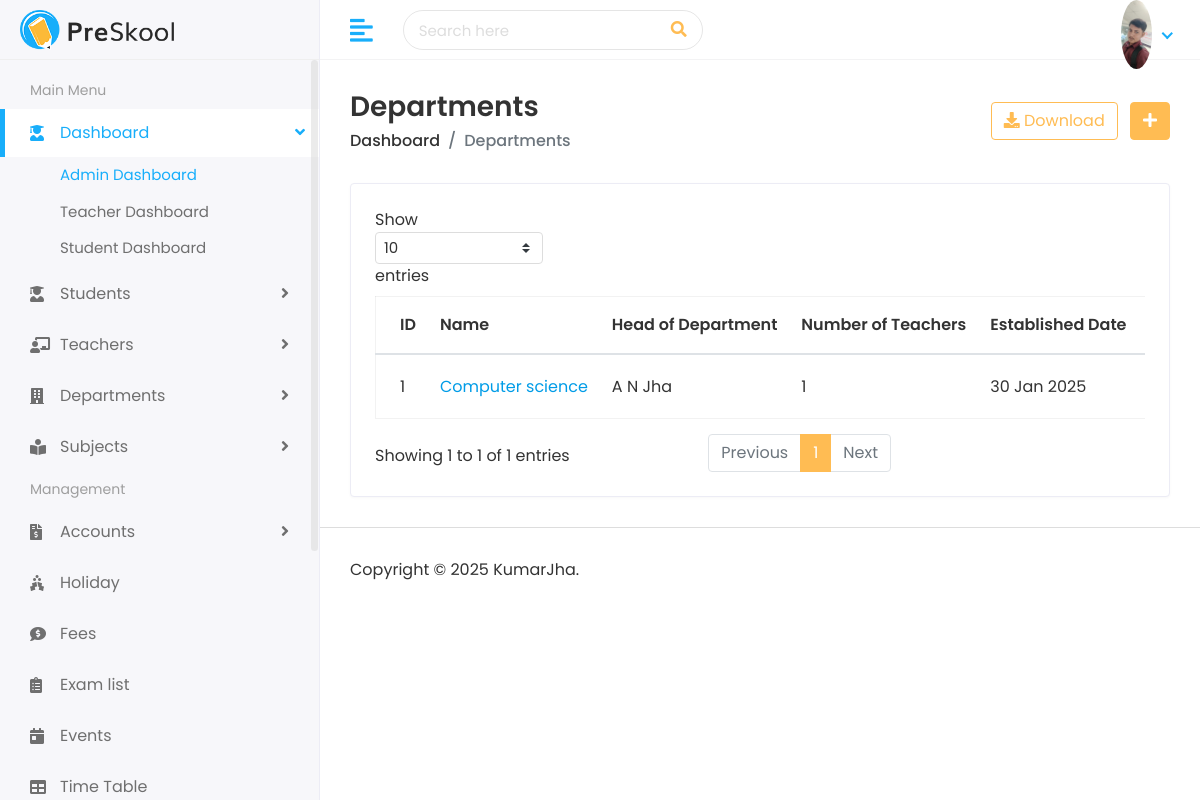
The app's page /departments/Departments/ with its own data.
### departments/models.py (models this page shows, shortened)
class Department(models.Model):
    name = models.CharField(max_length=100, unique=True)
    description = models.TextField(blank=True, null=True)
    head_of_department = models.ForeignKey(
        'teachers.Teacher',  # Use '<app_name>.<model_name>'
        on_delete=models.SET_NULL,
        null=True,
        blank=True,
        related_name='head_of_departments'
    )
    num_of_teachers = models.PositiveIntegerField(default=0)
    established_date = models.DateField(null=True, blank=True)
    is_active = models.BooleanField(default=True)

### teachers/models.py (models this page shows, shortened)
class Teacher(models.Model):
    GENDER_CHOICES = [
        ('M', 'Male'),
        ('F', 'Female'),
        ('O', 'Other'),
    ]
    first_name = models.CharField(max_length=100)
    last_name = models.CharField(max_length=100)
    subject = models.CharField(max_length=100)
    phone_number = models.CharField(max_length=15)
    email = models.EmailField(unique=True)
    gender = models.CharField(max_length=1, choices=GENDER_CHOICES)
    date_of_birth = models.DateField(blank=True, null=True)
    years_of_experience = models.PositiveIntegerField()
    date_joined = models.DateField(auto_now_add=True)
    profile_picture = models.ImageField(upload_to='teacher_pics/', blank=True, null=True)
    is_active = models.BooleanField(default=True)

### departments/views.py (the view)
# urls.py: path("Departments/",views.list_department,name="list_department"),
def list_department(request):
    department = Department.objects.all()  # Fetch all departments
    return render(request, 'Home/department/departments.html', {'department_list': department})

### templates/Home/department/departments.html (shortened to what this page needs)
{% extends 'Home/base.html' %}
{% load static %}
{% block body %}
<div class="page-wrapper">
    <div class="content container-fluid">
        <div class="page-header">
            <div class="row align-items-center">
                <div class="col">
                    <h3 class="page-title">Departments</h3>
                    <ul class="breadcrumb">
                        <li class="breadcrumb-item"><a href="">Dashboard</a></li>
                        <li class="breadcrumb-item active">Departments</li>
                    </ul>
                </div>
                <div class="col-auto text-right float-right ml-auto">
                    <a href="#" class="btn btn-outline-primary mr-2"><i class="fas fa-download"></i> Download</a>
                    <a href="{% url 'add_department' %}" class="btn btn-primary"><i class="fas fa-plus"></i></a>
                </div>
            </div>
        </div>
        <div class="row">
            <div class="col-sm-12">
                <div class="card card-table">
                    <div class="card-body">
                        <div class="table-responsive">
                            <table class="table table-hover table-center mb-0 datatable">
                                <thead>
                                    <tr>
                                        <th>ID</th>
                                        <th>Name</th>
                                        <th>Head of Department</th>
                                        <th>Number of Teachers</th>
                                        <th>Established Date</th>
                                        <th class="text-right">Action</th>
                                    </tr>
                                </thead>
                                <tbody>
                                    {% for department in department_list %}
                                    <tr>
                                        <td>{{ department.id }}</td>
                                        <td>
                                            <a href="">{{ department.name }}</a>
                                        </td>
                                        <td>
                                            {% if department.head_of_department %}
                                                {{ department.head_of_department.first_name }} {{ department.head_of_department.last_name }}
                                            {% else %}
                                                N/A
                                            {% endif %}
                                        </td>
                                        <td>{{ department.num_of_teachers }}</td>
                                        <td>{{ department.established_date|date:"d M Y" }}</td>
                                        <td class="text-right">
                                        </td>
                                    </tr>
                                    {% endfor %}
                                </tbody>
                            </table>
                        </div>
                    </div>
                </div>
            </div>
        </div>
    </div>
    <footer>
        <p>Copyright © 2025 KumarJha.</p>
    </footer>
</div>
{% endblock %}

### static/assets/css/style.css (style rules this page uses)
html { height: 100%; }
body { background-color: #fff; color: #333; font-family: 'Poppins', sans-serif; font-size: 1rem; height: 100%; line-height: 1.5; overflow-x: hidden; }
h1, h2, h3, h4, h5, h6 { font-family: 'Poppins', sans-serif; margin-top: 0; }
ul, ol { padding: 0px; list-style: none; }
.table { color: #333; max-width: 100%; margin-bottom: 0; width: 100%; }
.table.dataTable { border-collapse: collapse !important; border: 1px solid rgba(0, 0, 0, 0.05); }
.table thead tr th { font-weight: 600; }
.table tbody tr { border-bottom: 1px solid rgba(0, 0, 0, 0.05); }
.table.table-center td, .table.table-center th { vertical-align: middle; }
.card-table .card-body .table > thead > tr > th { border-top: 0; }
.card-table .card-body .table tr td:first-child, .card-table .card-body .table tr th:first-child { padding-left: 1.5rem; }
.card-table .card-body .table tr td:last-child, .card-table .card-body .table tr th:last-child { padding-right: 1.5rem; }
.card-table .table td, .card-table .table th { border-top: 1px solid #e2e5e8; padding: 1rem 0.75rem; white-space: nowrap; }
.btn-primary { background-color: #FFBC53; border: 1px solid #FFBC53; }
.btn-outline-primary { color: #FFBC53; border-color: #FFBC53; }
.card { border: 1px solid #ececf5; box-shadow: 0 1px 3px 0 rgba(0, 0, 0, 0.03); margin-bottom: 1.875rem; }
.card-body { padding: 1.5rem; }
footer { padding: 1.875rem 1.875rem; border-top: 1px solid #ddd; }
footer p { margin: 0px; }
.page-wrapper { margin-left: 320px; padding-top: 60px; position: relative; transition: all 0.4s ease; }
.page-wrapper > .content { padding: 1.875rem 1.875rem 0; }
.page-header { margin-bottom: 1.875rem; }
.page-header .breadcrumb { background-color: transparent; color: #6c757d; font-size: 1rem; font-weight: 500; margin-bottom: 0; padding: 0; }
.page-header .breadcrumb a { color: #333; }
.page-title { font-size: 28px; font-weight: 600; color: #333; margin-bottom: 5px; }

### records on screen
Department: id "1", name "Computer science", head_of_department.first_name "A N", head_of_department.last_name "Jha", num_of_teachers "1", established_date "30 Jan 2025"
